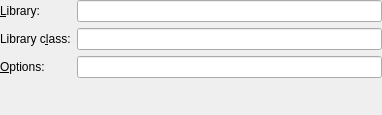
<ui version="4.0" >
 <class>LibraryToolConfigWidget</class>
 <widget class="QWidget" name="LibraryToolConfigWidget" >
  <property name="geometry" >
   <rect>
    <x>0</x>
    <y>0</y>
    <width>382</width>
    <height>115</height>
   </rect>
  </property>
  <property name="sizePolicy" >
   <sizepolicy vsizetype="Minimum" hsizetype="Preferred" >
    <horstretch>0</horstretch>
    <verstretch>0</verstretch>
   </sizepolicy>
  </property>
  <property name="maximumSize" >
   <size>
    <width>32767</width>
    <height>32767</height>
   </size>
  </property>
  <layout class="QGridLayout" >
   <property name="leftMargin" >
    <number>0</number>
   </property>
   <property name="topMargin" >
    <number>0</number>
   </property>
   <property name="rightMargin" >
    <number>0</number>
   </property>
   <property name="bottomMargin" >
    <number>0</number>
   </property>
   <item row="2" column="0" >
    <widget class="QLabel" name="m_lbOptions" >
     <property name="text" >
      <string>&amp;Options:</string>
     </property>
     <property name="wordWrap" >
      <bool>false</bool>
     </property>
     <property name="buddy" >
      <cstring>m_leOptions</cstring>
     </property>
    </widget>
   </item>
   <item row="0" column="1" >
    <widget class="KLineEdit" name="m_leLibrary" />
   </item>
   <item row="1" column="1" >
    <widget class="KLineEdit" name="m_leLibClass" />
   </item>
   <item row="2" column="1" >
    <widget class="KLineEdit" name="m_leOptions" />
   </item>
   <item row="1" column="0" >
    <widget class="QLabel" name="m_lbLibClass" >
     <property name="text" >
      <string>Library c&amp;lass:</string>
     </property>
     <property name="wordWrap" >
      <bool>false</bool>
     </property>
     <property name="buddy" >
      <cstring>m_leLibClass</cstring>
     </property>
    </widget>
   </item>
   <item row="0" column="0" >
    <widget class="QLabel" name="m_lbLibrary" >
     <property name="text" >
      <string>&amp;Library:</string>
     </property>
     <property name="wordWrap" >
      <bool>false</bool>
     </property>
     <property name="buddy" >
      <cstring>m_leLibrary</cstring>
     </property>
    </widget>
   </item>
   <item row="3" column="1" >
    <spacer>
     <property name="orientation" >
      <enum>Qt::Vertical</enum>
     </property>
     <property name="sizeType" >
      <enum>QSizePolicy::Expanding</enum>
     </property>
     <property name="sizeHint" >
      <size>
       <width>20</width>
       <height>20</height>
      </size>
     </property>
    </spacer>
   </item>
  </layout>
 </widget>
 <layoutdefault spacing="6" margin="11" />
 <pixmapfunction>qPixmapFromMimeSource</pixmapfunction>
 <customwidgets>
  <customwidget>
   <class>KLineEdit</class>
   <extends>QLineEdit</extends>
   <header>klineedit.h</header>
  </customwidget>
 </customwidgets>
 <resources/>
 <connections/>
</ui>
